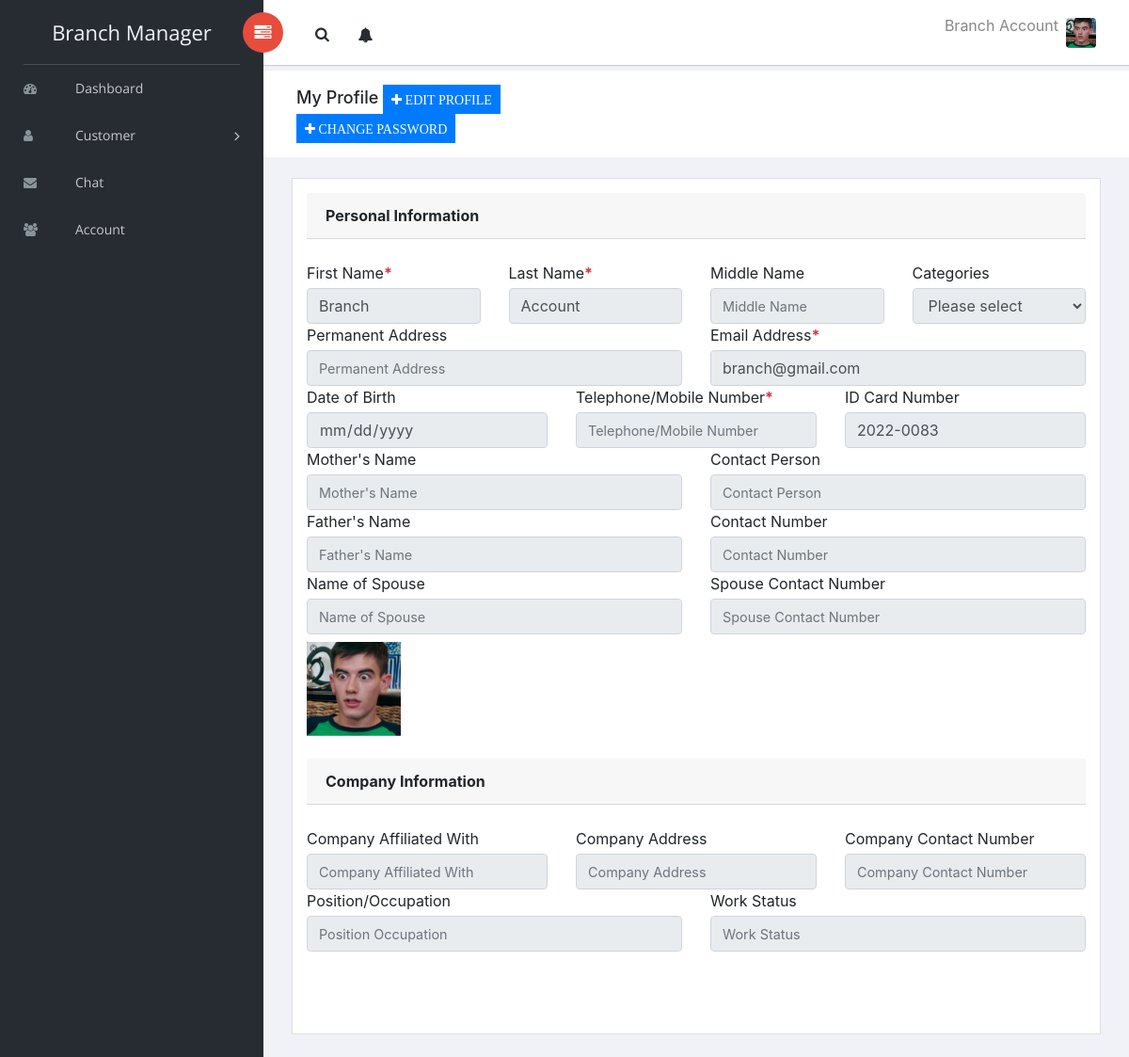
The app's page /branch_manager/profile.php (signed in) with its own data.
### tables this page shows
CREATE TABLE `users` (
  `id` int(11) NOT NULL,
  `first_name` varchar(255) NOT NULL,
  `last_name` varchar(255) NOT NULL,
  `username` varchar(255) NOT NULL,
  `email` varchar(255) NOT NULL,
  `password` varchar(255) NOT NULL,
  `usertype` varchar(255) DEFAULT NULL,
  `status` varchar(255) NOT NULL DEFAULT 'Pending',
  `signup_date` varchar(255) NOT NULL
);

CREATE TABLE `personal` (
  `personal_id` int(11) NOT NULL,
  `user_id` int(11) NOT NULL,
  `middle_name` varchar(255) DEFAULT NULL,
  `category` varchar(255) NOT NULL,
  `address` varchar(255) NOT NULL,
  `dob` varchar(255) NOT NULL DEFAULT 'Not Set',
  `mobile` varchar(255) DEFAULT NULL,
  `card_number` varchar(255) DEFAULT NULL,
  `mother_name` varchar(255) NOT NULL,
  `father_name` varchar(255) NOT NULL,
  `spouse_name` varchar(255) DEFAULT NULL,
  `contact_person` varchar(255) NOT NULL,
  `contact_number` varchar(255) NOT NULL,
  `s_contact_number` varchar(255) DEFAULT NULL,
  `company_affiliated` varchar(255) NOT NULL,
  `company_address` varchar(255) NOT NULL,
  `company_number` varchar(255) NOT NULL,
  `position` varchar(255) DEFAULT NULL,
  `work_status` varchar(255) DEFAULT NULL,
  `image` varchar(255) DEFAULT NULL
);

### classes/User.php (called while the page is built, shortened)
<?php
class User
{
    private $user;
    private $con;
    public function __construct($con, $user)
    {
        $this->con = $con;
        $user_details_query = mysqli_query($con, "SELECT * FROM users WHERE username='$user'");
        $this->user = mysqli_fetch_array($user_details_query);
    }
    public function getFirstAndLastName()
    {
        $username = $this->user['username'];
        $query = mysqli_query($this->con, "SELECT first_name, last_name FROM users WHERE username='$username'");
        $row = mysqli_fetch_array($query);
        return $row['first_name'] . " " . $row['last_name'];
    }
    public function getAvatar()
    {
        $id = $this->user['id'];
        $query = mysqli_query($this->con, "SELECT image FROM personal WHERE user_id='$id'");
        $row = mysqli_fetch_array($query);
        return $row['image'];
    }
}

### branch_manager/profile.php (the view, shortened to what this page needs)
<?php
require("../app/config/connect.php");
include("../classes/User.php");
?>
<!doctype html>
<html class="no-js" lang="en">
<head>
    <link rel="stylesheet" href="vendors/bootstrap/dist/css/bootstrap.min.css">
    <link rel="stylesheet" href="vendors/font-awesome/css/font-awesome.min.css">
    <link rel="stylesheet" href="vendors/themify-icons/css/themify-icons.css">
    <link rel="stylesheet" href="vendors/flag-icon-css/css/flag-icon.min.css">
    <link rel="stylesheet" href="vendors/selectFX/css/cs-skin-elastic.css">
    <link rel="stylesheet" href="vendors/jqvmap/dist/jqvmap.min.css">
    <link rel="stylesheet" href="assets/css/style.css">
    <link rel="stylesheet" href="../resources/css/toastr.min.css">
</head>
<body>
    <?php
    include "./body/sidebar.php"
    ?>
    <div id="right-panel" class="right-panel">
        <?php
        include "./body/header.php"
        ?>
        <div class="breadcrumbs">
            <div class="col-sm-4">
                <div class="page-header float-left">
                    <div class="page-title">
                        <h1>My Profile
                            <button class="btn btn-primary btn-sm" data-toggle="modal" data-target="#profile"><i class="fa fa-plus"> EDIT PROFILE</i>
                            </button>
                            <button class="btn btn-primary btn-sm" data-toggle="modal" data-target="#password"><i class="fa fa-plus"> CHANGE PASSWORD</i>
                            </button>
                        </h1>
                    </div>
                </div>
            </div>
        </div>
        <div class="content mt-3">
            <?php
            $user_details_query = mysqli_query($con, "SELECT * FROM users WHERE username='$userLoggedIn'");
            $user = mysqli_fetch_array($user_details_query);
            $user_id = $user['id'];
            $personal_details_query = mysqli_query($con, "SELECT * FROM personal WHERE user_id='$user_id'");
            $personal = mysqli_fetch_array($personal_details_query);
            ?>
            <div class="col-xl-12">
                <div class="card">
                    <div class="card-body">
                        <form action="">
                            <div class="card-header">
                                <strong class="card-title">Personal Information</strong>
                            </div><br />
                            <div class="row">
                                <div class="col-sm-3">
                                    <label for="first_name" class="control-label mb-1">First Name<span class="text-danger font-weight-bold">*</span></label>
                                    <input id="first_name" name="first_name" type="text" class="form-control" placeholder="First Name" value="<?php echo $user['first_name']; ?>" disabled>
                                </div>
                                <div class="col-sm-3">
                                    <label for="last_name" class="control-label mb-1">Last Name<span class="text-danger font-weight-bold">*</span></label>
                                    <input id="last_name" name="last_name" type="text" class="form-control" placeholder="Last Name" value="<?php echo $user['last_name']; ?>" disabled>
                                </div>
                                <div class="col-sm-3">
                                    <label for="middle_name" class="control-label mb-1">Middle Name</label>
                                    <input id="middle_name" name="middle_name" type="text" class="form-control" placeholder="Middle Name" value="<?php echo $personal['middle_name']; ?>" disabled>
                                </div>
                                <div class="col-sm-3">
                                    <label for="category" class="control-label mb-1">Categories</label>
                                    <select name="category" id="category" class="form-control" disabled>
                                        <option value="0">Please select</option>
                                    </select>
                                </div>
                            </div>
                            <div class="row">
                                <div class="col-sm-6">
                                    <label for="address" class="control-label mb-1">Permanent Address</label>
                                    <input id="address" name="address" type="text" class="form-control" placeholder="Permanent Address" value="<?php echo $personal['address']; ?>" disabled>
                                </div>
                                <div class="col-sm-6">
                                    <label for="email" class="control-label mb-1">Email Address<span class="text-danger font-weight-bold">*</span></label>
                                    <input id="email" name="email" type="text" class="form-control" placeholder="Email Address" value="<?php echo $user['email']; ?>" disabled>
                                </div>
                            </div>
                            <div class="row">
                                <div class="col-sm-4">
                                    <label for="dob" class="control-label mb-1">Date of Birth</label>
                                    <input id="dob" name="dob" type="date" class="form-control" placeholder="Birthday" value="<?php echo $personal['dob']; ?>" disabled>
                                </div>
                                <div class="col-sm-4">
                                    <label for="mobile" class="control-label mb-1">Telephone/Mobile Number<span class="text-danger font-weight-bold">*</span></label>
                                    <input id="mobile" name="mobile" type="text" class="form-control" placeholder="Telephone/Mobile Number" value="<?php echo $personal['mobile']; ?>" disabled>
                                </div>
                                <div class="col-sm-4">
                                    <label for="card_number" class="control-label mb-1">ID Card Number</label>
                                    <input id="card_number" name="card_number" type="text" class="form-control" placeholder="ID Card Number" value="<?php echo $personal['card_number']; ?>" disabled>
                                </div>
                            </div>
                            <div class="row">
                                <div class="col-sm-6">
                                    <label for="mother_name" class="control-label mb-1">Mother's Name</label>
                                    <input id="mother_name" name="mother_name" type="text" class="form-control" placeholder="Mother's Name" value="<?php echo $personal['mother_name']; ?>" disabled>
                                    <label for="father_name" class="control-label mb-1">Father's Name</label>
                                    <input id="father_name" name="father_name" type="text" class="form-control" placeholder="Father's Name" value="<?php echo $personal['father_name']; ?>" disabled>
                                    <label for="spouse_name" class="control-label mb-1">Name of Spouse</label>
                                    <input id="spouse_name" name="spouse_name" type="text" class="form-control" placeholder="Name of Spouse" value="<?php echo $personal['spouse_name']; ?>" disabled>
                                </div>
                                <div class="col-sm-6">
                                    <label for="contact_person" class="control-label mb-1">Contact Person</label>
                                    <input id="contact_person" name="contact_person" type="text" class="form-control" placeholder="Contact Person" value="<?php echo $personal['contact_person']; ?>" disabled>
                                    <label for="contact_number" class="control-label mb-1">Contact Number</label>
                                    <input id="contact_number" name="contact_number" type="text" class="form-control" placeholder="Contact Number" value="<?php echo $personal['contact_number']; ?>" disabled>
                                    <label for="s_contact_number" class="control-label mb-1">Spouse Contact Number</label>
                                    <input id="s_contact_number" name="s_contact_number" type="text" class="form-control" placeholder="Spouse Contact Number" value="<?php echo $personal['s_contact_number']; ?>" disabled>
                                </div>
                            </div>
                            <div class="row">
                                <div class="col-sm-6">
                                    <img class="mt-2" src="../resources/img/uploads/<?php $avatar_obj = new User($con, $userLoggedIn);
                                                                                    echo ($avatar_obj->getAvatar() != NULL) ?
                                                                                        $avatar_obj->getAvatar() : "/default.jpg";
                                                                                    ?>" width="100px" height="100px" alt="avatar">
                                </div>
                            </div><br />
                            <div class="card-header">
                                <strong class="card-title">Company Information</strong>
                            </div><br />
                            <div class="row">
                                <div class="col-sm-4">
                                    <label for="company_affiliated" class="control-label mb-1">Company Affiliated With</label>
                                    <input id="company_affiliated" name="company_affiliated" type="text" class="form-control" placeholder="Company Affiliated With" value="<?php echo $personal['company_affiliated']; ?>" disabled>
                                </div>
                                <div class="col-sm-4">
                                    <label for="company_address" class="control-label mb-1">Company Address</label>
                                    <input id="company_address" name="company_address" type="text" class="form-control" placeholder="Company Address" value="<?php echo $personal['company_address']; ?>" disabled>
                                </div>
                                <div class="col-sm-4">
                                    <label for="company_number" class="control-label mb-1">Company Contact Number</label>
                                    <input id="company_number" name="company_number" type="text" class="form-control" placeholder="Company Contact Number" value="<?php echo $personal['company_number']; ?>" disabled>
                                </div>
                            </div>
                            <div class="row">
                                <div class="col-sm-6">
                                    <label for="position" class="control-label mb-1">Position/Occupation</label>
                                    <input id="position" name="position" type="text" class="form-control" placeholder="Position Occupation" value="<?php echo $personal['position']; ?>" disabled>
                                </div>
                                <div class="col-sm-6">
                                    <label for="work_status" class="control-label mb-1">Work Status</label>
                                    <input id="work_status" name="work_status" type="text" class="form-control" placeholder="Work Status" value="<?php echo $personal['work_status']; ?>" disabled>
                                </div>
                            </div><br />
                        </form>
                        <br /><br />
                    </div>
                </div>
            </div>
        </div>
    </div>
</body>
</html>

### branch_manager/body/header.php (shortened to what this page needs)
<?php
if (isset($_SESSION['username'])) {
    $userLoggedIn = $_SESSION['username'];
} else {
    header("Location: ../login");
}
?>
<header id="header" class="header">
    <div class="header-menu">
        <div class="col-sm-7">
            <a id="menuToggle" class="menutoggle pull-left"><i class="fa fa fa-tasks"></i></a>
            <div class="header-left">
                <button class="search-trigger"><i class="fa fa-search"></i></button>
                <div class="dropdown for-notification">
                    <button class="btn btn-secondary dropdown-toggle notification-button" type="button" id="notification" data-toggle="dropdown" aria-haspopup="true" aria-expanded="false">
                        <i class="fa fa-bell"></i>
                    </button>
                </div>
            </div>
        </div>
        <div class="col-sm-5">
            <div class="user-area dropdown float-right">
                <a href="#" class="dropdown-toggle" data-toggle="dropdown" aria-haspopup="true" aria-expanded="false">
                    <span>
                        <?php
                        $fullname_obj = new User($con, $userLoggedIn);
                        echo $fullname_obj->getFirstAndLastName();
                        ?>
                    </span>
                    <img class="user-avatar rounded ml-2" src="../resources/img/uploads/<?php $avatar_obj = new User($con, $userLoggedIn);
                                                                                        echo ($avatar_obj->getAvatar() != NULL) ?
                                                                                            $avatar_obj->getAvatar() : "/default.jpg";
                                                                                        ?>" alt="User Avatar">
                </a>
            </div>
        </div>
    </div>
</header>

### branch_manager/profile.php (style rules this page uses)
input::placeholder { font-size: 0.9rem; color: #999; }

### records on screen
users: $fullname_obj->getFirstAndLastName() "Branch Account", first_name "Branch", last_name "Account", email "branch@gmail.com"
personal: image (picture), card_number "2022-0083"
